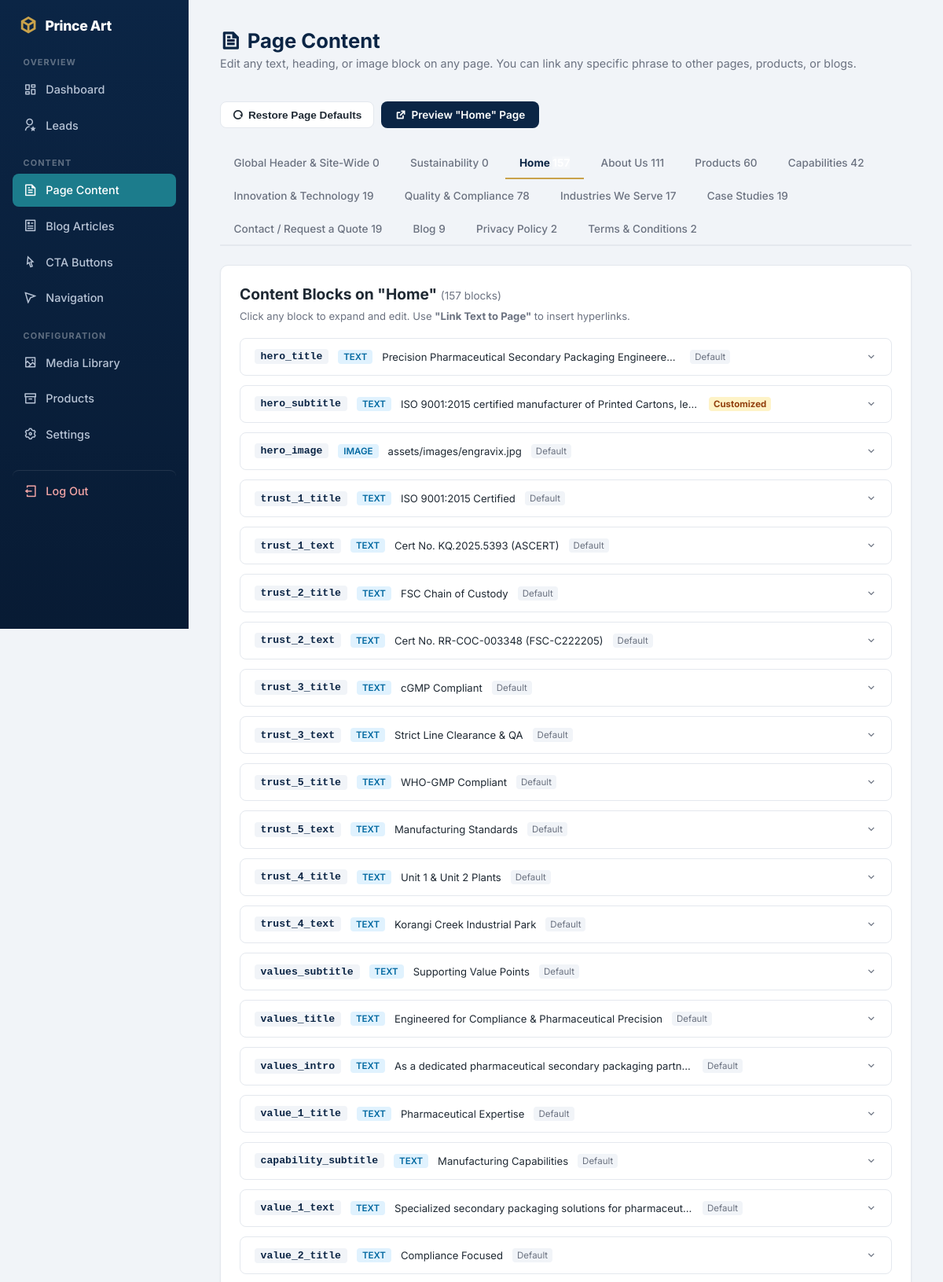
Screenshot of /admin/content.php?page=home (signed in, upper part) with the database file from the repository.
### tables this page shows
CREATE TABLE `pages` (
  `id` int(11) NOT NULL AUTO_INCREMENT,
  `slug` varchar(100) NOT NULL,
  `title` varchar(150) NOT NULL,
  `meta_title` varchar(160) DEFAULT NULL,
  `meta_description` varchar(300) DEFAULT NULL,
  `updated_at` timestamp NOT NULL DEFAULT current_timestamp() ON UPDATE current_timestamp(),
  PRIMARY KEY (`id`),
  UNIQUE KEY `slug` (`slug`)
);

CREATE TABLE `content_blocks` (
  `id` int(11) NOT NULL AUTO_INCREMENT,
  `page_id` int(11) NOT NULL,
  `block_key` varchar(100) NOT NULL,
  `block_type` enum('text','richtext','image') NOT NULL DEFAULT 'text',
  `content` text DEFAULT NULL,
  `sort_order` int(11) DEFAULT 0,
  PRIMARY KEY (`id`),
  UNIQUE KEY `unique_block_per_page` (`page_id`,`block_key`),
  CONSTRAINT `content_blocks_ibfk_1` FOREIGN KEY (`page_id`) REFERENCES `pages` (`id`) ON DELETE CASCADE
);

### includes/functions.php (called while the page is built, shortened)
<?php
function clean_mojibake(?string $str): string {
    static $mojibakeMap = [
        "\xce\x93\xc3\x87\xc3\xb3" => '•',
        "\xce\x93\xc3\x87\xc3\xb4" => '–',
        "\xce\x93\xc3\x87\xc3\xb6" => '—',
        "\xce\x93\xc3\xa4\xc3\xb3" => '™',
        "\xce\x93\xc3\x87\xc3\x96" => '’',
        "\xce\x93\xc3\x87\xc2\xa3" => '“',
        "\xce\x93\xc3\x87\xc2\xa5" => '”',
        "\xc2\xba\xc2\xb0"         => '°',
        'ΓÇó' => '•',
        'ΓÇô' => '–',
        'ΓÇö' => '—',
        'Γäó' => '™',
        'ΓÇÖ' => '’',
        'ΓÇ£' => '“',
        'ΓÇ¥' => '”',
        '┬░'  => '°',
        'гÇó' => '•',
        'гÇô' => '–',
        'гÇö' => '—',
        'гäó' => '™',
        'гÇÖ' => '’',
    ];
    return str_replace(array_keys($mojibakeMap), array_values($mojibakeMap), $str);
}
function h(?string $value): string {
    return htmlspecialchars(clean_mojibake($value), ENT_QUOTES, 'UTF-8');
}

### admin/content.php (the view, shortened to what this page needs)
<?php
require __DIR__ . '/includes/layout_top.php';
$pdo = get_db();
$pages = $pdo->query("
    SELECT id, slug, title
    FROM pages
    ORDER BY FIELD(slug, 'home', 'about', 'products', 'capabilities', 'innovation', 'quality', 'industries', 'case-studies', 'contact', 'blog', 'privacy', 'terms'), title ASC
")->fetchAll();
$selectedSlug = $_GET['page'] ?? ($pages[0]['slug'] ?? 'home');
$allDefaultBlocks = get_all_page_default_blocks();
$pageDefaultMap = [];
if (isset($allDefaultBlocks[$selectedSlug])) {
    foreach ($allDefaultBlocks[$selectedSlug] as [$k, $t, $c, $s]) {
        $pageDefaultMap[$k] = ['type' => $t, 'content' => $c, 'sort' => $s];
    }
}
$stmt = $pdo->prepare("SELECT * FROM pages WHERE slug = ? LIMIT 1");
$stmt->execute([$selectedSlug]);
$page = $stmt->fetch();
$blocks = [];
if ($page) {
    $stmt = $pdo->prepare(
        "SELECT id, block_key, block_type, content, sort_order
         FROM content_blocks
         WHERE page_id = ?
         ORDER BY sort_order ASC, id ASC"
    );
    $stmt->execute([$page['id']]);
    $blocks = $stmt->fetchAll();
}
$previewUrl = ($selectedSlug === 'home') ? 'index.php' : h($selectedSlug) . '.php';
?>
<div style="display:flex; justify-content:space-between; align-items:flex-start; flex-wrap:wrap; gap:1rem; margin-bottom:1.5rem;">
  <div>
    <h1><i class="ri-file-text-line"></i> Page Content</h1>
    <p class="page-subtitle">Edit any text, heading, or image block on any page. You can link any specific phrase to other pages, products, or blogs.</p>
  </div>
  <div style="display:flex; gap:0.6rem; flex-wrap:wrap;">
    <form method="post" onsubmit="return confirm('Reset all content blocks on the <?= addslashes(h($page['title'] ?? $selectedSlug)) ?> page back to original defaults? Any custom edits on this page will be restored.');" style="display:inline;">
      <button type="submit" style="background:#fff;border:1.5px solid var(--border);color:var(--text);font-size:0.85rem;font-weight:600;padding:0.55rem 0.9rem;cursor:pointer;">
        <i class="ri-restart-line text-teal"></i> Restore Page Defaults
      </button>
    </form>
    <a href="../public_site/<?= $previewUrl ?>" target="_blank"
       style="display:inline-flex;align-items:center;gap:0.4rem;padding:0.55rem 1.1rem;background:var(--navy);border-radius:8px;font-size:0.85rem;font-weight:600;color:#fff;text-decoration:none;">
      <i class="ri-external-link-line"></i> Preview "<?= h($page['title'] ?? $selectedSlug) ?>" Page
    </a>
  </div>
</div>
<div class="page-tabs">
  <?php foreach ($pages as $p): ?>
    <?php
      $isActive = ($p['slug'] === $selectedSlug);
      $bCount = (int)$pdo->query("SELECT COUNT(*) FROM content_blocks WHERE page_id = {$p['id']}")->fetchColumn();
    ?>
    <a href="content.php?page=<?= urlencode($p['slug']) ?>" class="tab-link <?= $isActive ? 'active' : '' ?>">
      <?= h($p['title']) ?>
      <span class="badge" style="background:<?= $isActive ? 'rgba(255,255,255,0.25)' : 'var(--bg)' ?>; color:<?= $isActive ? '#fff' : 'var(--text-muted)' ?>;"><?= $bCount ?></span>
    </a>
  <?php endforeach; ?>
</div>
<div class="panel" style="margin-bottom:2rem;">
  <div style="display:flex; justify-content:space-between; align-items:center; margin-bottom:1.25rem; flex-wrap:wrap; gap:0.5rem;">
    <h2 style="font-size:1.2rem;margin:0;">
      Content Blocks on "<?= h($page['title'] ?? ucfirst($selectedSlug)) ?>"
      <span style="font-size:0.85rem;font-weight:400;color:var(--muted);">(<?= count($blocks) ?> blocks)</span>
    </h2>
    <span style="font-size:0.82rem;color:var(--muted);">Click any block to expand and edit. Use <strong>"Link Text to Page"</strong> to insert hyperlinks.</span>
  </div>
  <?php foreach ($blocks as $block): ?>
  <?php
    $isDefault = isset($pageDefaultMap[$block['block_key']]);
    $defContent = $isDefault ? $pageDefaultMap[$block['block_key']]['content'] : '';
    $isModified = $isDefault && ($block['content'] !== $defContent);
  ?>
  <details class="block-accordion" style="border:1px solid var(--border);border-radius:8px;margin-bottom:0.75rem;background:#fff;overflow:hidden;">
    <summary style="padding:0.85rem 1.1rem;cursor:pointer;display:flex;align-items:center;gap:0.75rem;list-style:none;user-select:none;font-size:0.92rem;flex-wrap:wrap;">
      <code style="font-weight:700;color:var(--navy);background:var(--bg);padding:2px 8px;border-radius:4px;font-size:0.82rem;"><?= h($block['block_key']) ?></code>
      <span class="type-badge" style="font-size:0.72rem;background:#e0f2fe;color:#0369a1;padding:2px 7px;border-radius:4px;font-weight:600;text-transform:uppercase;">
        <?= h($block['block_type']) ?>
      </span>
      <span style="color:var(--text-muted);font-size:0.82rem;overflow:hidden;text-overflow:ellipsis;white-space:nowrap;max-width:380px;">
        <?= h(strip_tags($block['content'])) ?>
      </span>
      <?php if ($isModified): ?>
        <span style="font-size:0.72rem;background:#fef3c7;color:#92400e;padding:2px 6px;border-radius:4px;font-weight:700;">Customized</span>
      <?php elseif ($isDefault): ?>
        <span style="font-size:0.72rem;color:var(--muted);background:var(--bg);padding:2px 6px;border-radius:4px;">Default</span>
      <?php else: ?>
        <span style="font-size:0.72rem;background:#d1fae5;color:#065f46;padding:2px 6px;border-radius:4px;font-weight:700;">Custom Block</span>
      <?php endif; ?>
      <i class="ri-arrow-down-s-line" style="margin-left:auto;color:var(--muted);"></i>
    </summary>
  </details>
  <?php endforeach; ?>
</div>
<?php require __DIR__ . '/includes/layout_bottom.php'; ?>

### admin/assets/style.css (style rules this page uses)
:root { --navy: #0B2545; --navy-light: #12305C; --teal: #1C7C8C; --gold: #C9A24B; --bg: #F1F4F8; --text: #1F2933; --muted: #6b7280; --border: #E4E8EE; --radius: 10px; }
* { box-sizing: border-box; }
body { margin: 0; font-family: 'Inter', -apple-system, Segoe UI, Roboto, sans-serif; background: var(--bg); color: var(--text); -webkit-font-smoothing: antialiased; }
h1 { font-size: 1.6rem; font-weight: 700; color: var(--navy); margin: 0 0 0.3rem; display: flex; align-items: center; gap: 0.5rem; }
.page-subtitle { color: var(--muted); font-size: 0.9rem; margin: 0 0 1.5rem; }
button, .content-form button, form button[type=submit] { background: var(--navy); color: #fff; border: none; padding: 0.75rem 1.4rem; border-radius: 8px; cursor: pointer; font-weight: 600; font-size: 0.9rem; display: inline-flex; align-items: center; gap: 0.4rem; transition: background 0.15s, transform 0.1s; }
.panel { background: #fff; border-radius: var(--radius); border: 1px solid var(--border); padding: 1.5rem; margin-top: 1.5rem; box-shadow: 0 1px 3px rgba(16,24,40,0.05); }
.page-tabs { margin: 0 0 1.5rem; border-bottom: 2px solid var(--border); display: flex; gap: 0.25rem; flex-wrap: wrap; }
.page-tabs a { display: inline-block; padding: 0.7rem 1.1rem; text-decoration: none; color: var(--muted); font-size: 0.85rem; font-weight: 500; border-bottom: 2px solid transparent; margin-bottom: -2px; }
.page-tabs a.active { border-bottom-color: var(--gold); font-weight: 700; color: var(--navy); }

### rows the page displays
pages: title "Home"
pages: title "Global Header & Site-Wide", bCount "0"
pages: title "Sustainability", bCount "0"
pages: title "About Us", bCount "111"
pages: title "Products", bCount "60"
pages: title "Capabilities", bCount "42"
pages: title "Innovation & Technology", bCount "19"
pages: title "Quality & Compliance", bCount "78"
pages: title "Industries We Serve", bCount "17"
pages: title "Case Studies", bCount "19"
pages: title "Contact / Request a Quote", bCount "19"
pages: title "Blog", bCount "9"
pages: title "Privacy Policy", bCount "2"
pages: title "Terms & Conditions", bCount "2"
content_blocks: block_key "hero_title", block_type "TEXT", content "Precision Pharmaceutical Secondary Packaging Engineere…", shows "Default"
content_blocks: block_key "hero_subtitle", block_type "TEXT", content "ISO 9001:2015 certified manufacturer of Printed Cartons, le…", shows "Customized"
content_blocks: block_key "hero_image", block_type "IMAGE", content "assets/images/engravix.jpg", shows "Default"
content_blocks: block_key "trust_1_title", block_type "TEXT", content "ISO 9001:2015 Certified", shows "Default"
content_blocks: block_key "trust_1_text", block_type "TEXT", content "Cert No. KQ.2025.5393 (ASCERT)", shows "Default"
content_blocks: block_key "trust_2_title", block_type "TEXT", content "FSC Chain of Custody", shows "Default"
content_blocks: block_key "trust_2_text", block_type "TEXT", content "Cert No. RR-COC-003348 (FSC-C222205)", shows "Default"
content_blocks: block_key "trust_3_title", block_type "TEXT", content "cGMP Compliant", shows "Default"
content_blocks: block_key "trust_3_text", block_type "TEXT", content "Strict Line Clearance & QA", shows "Default"
content_blocks: block_key "trust_5_title", block_type "TEXT", content "WHO-GMP Compliant", shows "Default"
content_blocks: block_key "trust_5_text", block_type "TEXT", content "Manufacturing Standards", shows "Default"
content_blocks: block_key "trust_4_title", block_type "TEXT", content "Unit 1 & Unit 2 Plants", shows "Default"
content_blocks: block_key "trust_4_text", block_type "TEXT", content "Korangi Creek Industrial Park", shows "Default"
content_blocks: block_key "values_subtitle", block_type "TEXT", content "Supporting Value Points", shows "Default"
content_blocks: block_key "values_title", block_type "TEXT", content "Engineered for Compliance & Pharmaceutical Precision", shows "Default"
content_blocks: block_key "values_intro", block_type "TEXT", content "As a dedicated pharmaceutical secondary packaging partn…", shows "Default"
content_blocks: block_key "value_1_title", block_type "TEXT", content "Pharmaceutical Expertise", shows "Default"
content_blocks: block_key "capability_subtitle", block_type "TEXT", content "Manufacturing Capabilities", shows "Default"
content_blocks: block_key "value_1_text", block_type "TEXT", content "Specialized secondary packaging solutions for pharmaceut…", shows "Default"
content_blocks: block_key "value_2_title", block_type "TEXT", content "Compliance Focused", shows "Default"

### other values shown
count($blocks) "157"
